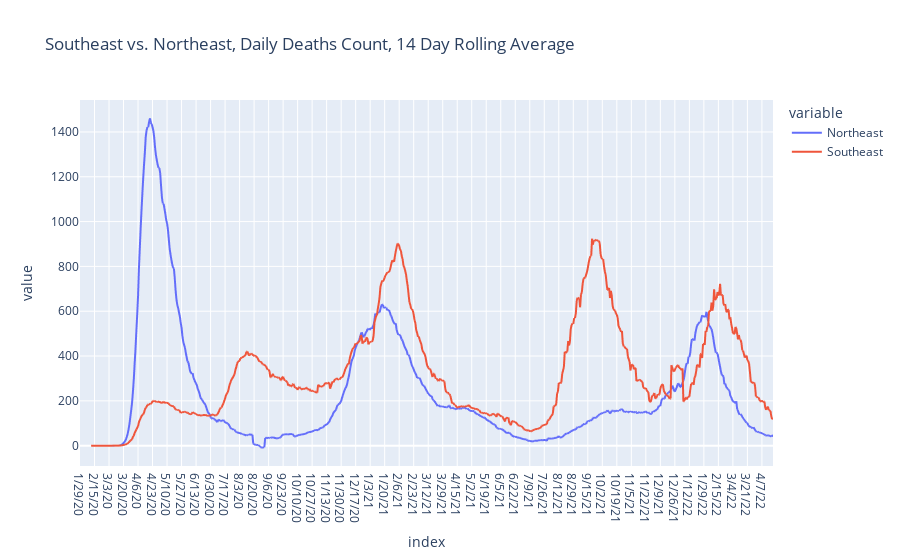

The notebook cell saved with this chart:
### Markdown cell above
We proceed to visualize basic trends - a line plot of daily death counts confirms that there are various periods of inverse correlation between the two regions

### Code cell
roll = 14
fig = px.line(south_v_north.rolling(roll).mean(),
              title=f"Southeast vs. Northeast, Daily Deaths Count, {roll} Day Rolling Average"
              )
fig.show()

### Figure 1 — Plotly figure (JSON) as saved in the notebook; plotly's stock layout.template omitted (floating-point values rounded to 4 significant figures; data arrays with more than 128 entries replaced by an {"elided": "..."} marker saying what was removed)
{"data": [{"hovertemplate": "variable=Northeast<br>index=%{x}<br>value=%{y}<extra></extra>", "legendgroup": "Northeast", "line": {"color": "#636efa", "dash": "solid"}, "marker": {"symbol": "circle"}, "mode": "lines", "name": "Northeast", "showlegend": true, "type": "scattergl", "x": {"elided": "813 str values"}, "xaxis": "x", "y": {"elided": "813 float values"}, "yaxis": "y"}, {"hovertemplate": "variable=Southeast<br>index=%{x}<br>value=%{y}<extra></extra>", "legendgroup": "Southeast", "line": {"color": "#EF553B", "dash": "solid"}, "marker": {"symbol": "circle"}, "mode": "lines", "name": "Southeast", "showlegend": true, "type": "scattergl", "x": {"elided": "813 str values"}, "xaxis": "x", "y": {"elided": "813 float values"}, "yaxis": "y"}], "layout": {"legend": {"title": {"text": "variable"}, "tracegroupgap": 0}, "title": {"text": "Southeast vs. Northeast, Daily Deaths Count, 14 Day Rolling Average"}, "xaxis": {"anchor": "y", "domain": [0, 1], "title": {"text": "index"}}, "yaxis": {"anchor": "x", "domain": [0, 1], "title": {"text": "value"}}}}
